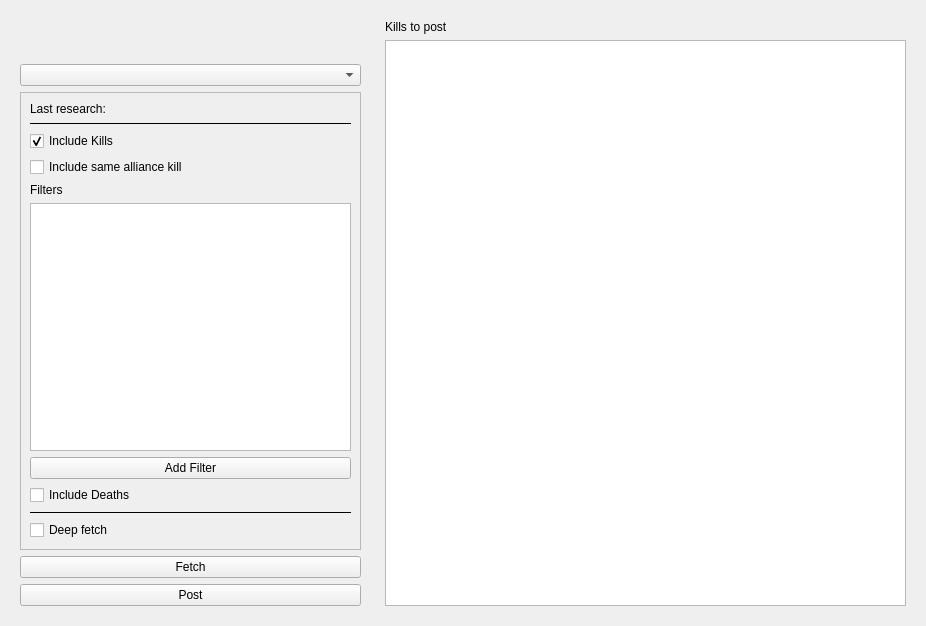
<?xml version="1.0" encoding="UTF-8"?>
<ui version="4.0">
 <class>ZkbSmartUploaderForm</class>
 <widget class="QWidget" name="ZkbSmartUploaderForm">
  <property name="geometry">
   <rect>
    <x>0</x>
    <y>0</y>
    <width>926</width>
    <height>626</height>
   </rect>
  </property>
  <property name="windowTitle">
   <string>Form</string>
  </property>
  <layout class="QHBoxLayout" name="horizontalLayout" stretch="4,6">
   <item>
    <widget class="QWidget" name="widget_settings" native="true">
     <layout class="QVBoxLayout" name="verticalLayout_3">
      <item>
       <layout class="QVBoxLayout" name="verticalLayout_2">
        <item>
         <widget class="QWidget" name="widget" native="true">
          <layout class="QHBoxLayout" name="horizontalLayout_2">
           <item>
            <spacer name="horizontalSpacer">
             <property name="orientation">
              <enum>Qt::Orientation::Horizontal</enum>
             </property>
             <property name="sizeHint" stdset="0">
              <size>
               <width>147</width>
               <height>20</height>
              </size>
             </property>
            </spacer>
           </item>
           <item>
            <widget class="QLabel" name="label_playerPortrait">
             <property name="text">
              <string/>
             </property>
            </widget>
           </item>
           <item>
            <spacer name="horizontalSpacer_2">
             <property name="orientation">
              <enum>Qt::Orientation::Horizontal</enum>
             </property>
             <property name="sizeHint" stdset="0">
              <size>
               <width>146</width>
               <height>20</height>
              </size>
             </property>
            </spacer>
           </item>
          </layout>
         </widget>
        </item>
        <item>
         <widget class="QComboBox" name="comboBox_player"/>
        </item>
       </layout>
      </item>
      <item>
       <widget class="QFrame" name="frame">
        <property name="sizePolicy">
         <sizepolicy hsizetype="Preferred" vsizetype="MinimumExpanding">
          <horstretch>0</horstretch>
          <verstretch>0</verstretch>
         </sizepolicy>
        </property>
        <property name="frameShape">
         <enum>QFrame::Shape::StyledPanel</enum>
        </property>
        <property name="frameShadow">
         <enum>QFrame::Shadow::Raised</enum>
        </property>
        <layout class="QVBoxLayout" name="verticalLayout_4">
         <item>
          <layout class="QHBoxLayout" name="horizontalLayout_3">
           <item>
            <widget class="QLabel" name="label_2">
             <property name="sizePolicy">
              <sizepolicy hsizetype="Maximum" vsizetype="Preferred">
               <horstretch>0</horstretch>
               <verstretch>0</verstretch>
              </sizepolicy>
             </property>
             <property name="text">
              <string>Last research:</string>
             </property>
            </widget>
           </item>
           <item>
            <widget class="QLabel" name="label_lastResearch">
             <property name="text">
              <string/>
             </property>
            </widget>
           </item>
          </layout>
         </item>
         <item>
          <widget class="Line" name="line_2">
           <property name="frameShadow">
            <enum>QFrame::Shadow::Plain</enum>
           </property>
           <property name="orientation">
            <enum>Qt::Orientation::Horizontal</enum>
           </property>
          </widget>
         </item>
         <item>
          <widget class="QCheckBox" name="checkBox_includeKills">
           <property name="text">
            <string>Include Kills</string>
           </property>
           <property name="checked">
            <bool>true</bool>
           </property>
          </widget>
         </item>
         <item>
          <widget class="QCheckBox" name="checkBox_includeSameAlliance">
           <property name="text">
            <string>Include same alliance kill</string>
           </property>
          </widget>
         </item>
         <item>
          <widget class="QWidget" name="widget_2" native="true">
           <layout class="QVBoxLayout" name="verticalLayout_5">
            <property name="leftMargin">
             <number>0</number>
            </property>
            <property name="topMargin">
             <number>0</number>
            </property>
            <property name="rightMargin">
             <number>0</number>
            </property>
            <property name="bottomMargin">
             <number>0</number>
            </property>
            <item>
             <widget class="QLabel" name="label_3">
              <property name="text">
               <string>Filters</string>
              </property>
             </widget>
            </item>
            <item>
             <widget class="QListWidget" name="listWidget_filters"/>
            </item>
            <item>
             <widget class="QPushButton" name="pushButton_addFilter">
              <property name="text">
               <string>Add Filter</string>
              </property>
             </widget>
            </item>
           </layout>
          </widget>
         </item>
         <item>
          <widget class="QCheckBox" name="checkBox_includeDeaths">
           <property name="text">
            <string>Include Deaths</string>
           </property>
          </widget>
         </item>
         <item>
          <widget class="Line" name="line">
           <property name="frameShadow">
            <enum>QFrame::Shadow::Plain</enum>
           </property>
           <property name="orientation">
            <enum>Qt::Orientation::Horizontal</enum>
           </property>
          </widget>
         </item>
         <item>
          <widget class="QCheckBox" name="checkBox_deepFetch">
           <property name="text">
            <string>Deep fetch</string>
           </property>
          </widget>
         </item>
        </layout>
       </widget>
      </item>
      <item>
       <widget class="QPushButton" name="pushButton_fetchKills">
        <property name="text">
         <string>Fetch</string>
        </property>
       </widget>
      </item>
      <item>
       <widget class="QPushButton" name="pushButton_post">
        <property name="text">
         <string>Post</string>
        </property>
       </widget>
      </item>
     </layout>
    </widget>
   </item>
   <item>
    <widget class="QWidget" name="widget_killmails" native="true">
     <layout class="QVBoxLayout" name="verticalLayout">
      <item>
       <widget class="QLabel" name="label">
        <property name="text">
         <string>Kills to post</string>
        </property>
       </widget>
      </item>
      <item>
       <widget class="QListWidget" name="listWidget_killmails"/>
      </item>
     </layout>
    </widget>
   </item>
  </layout>
 </widget>
 <resources/>
 <connections/>
</ui>
